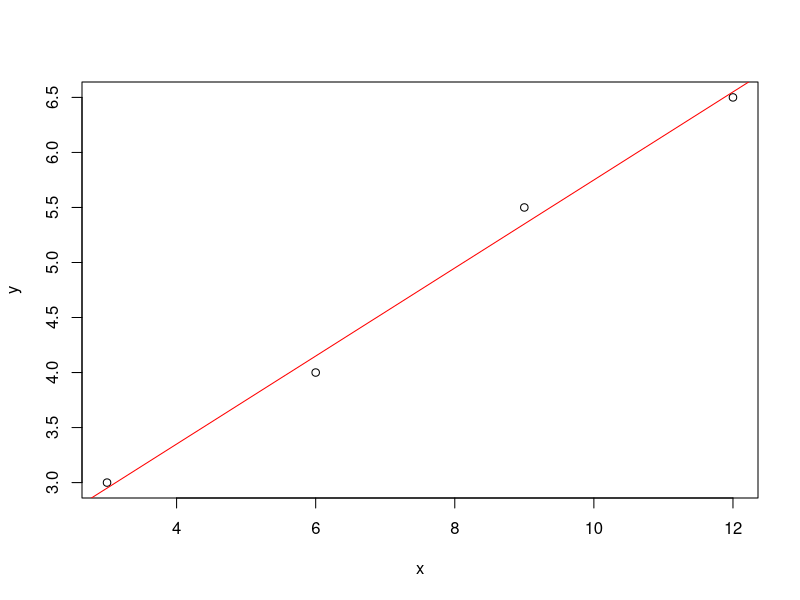
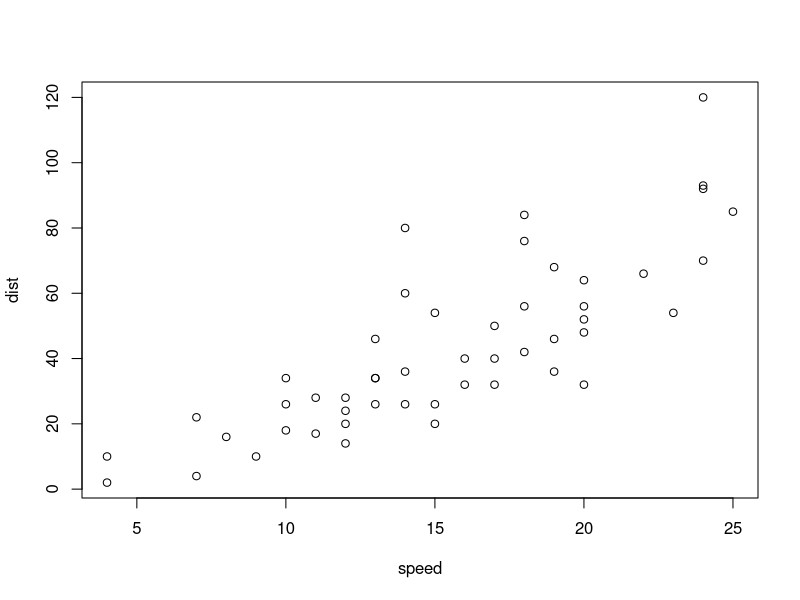
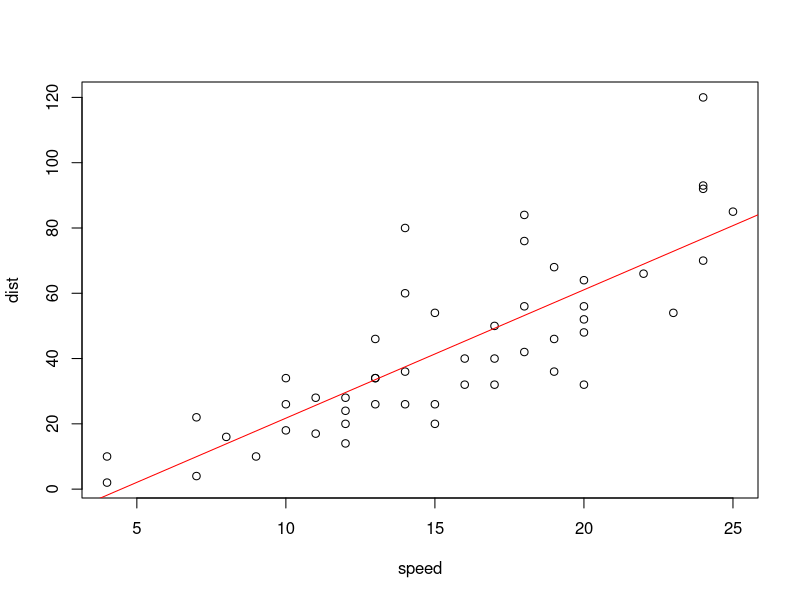
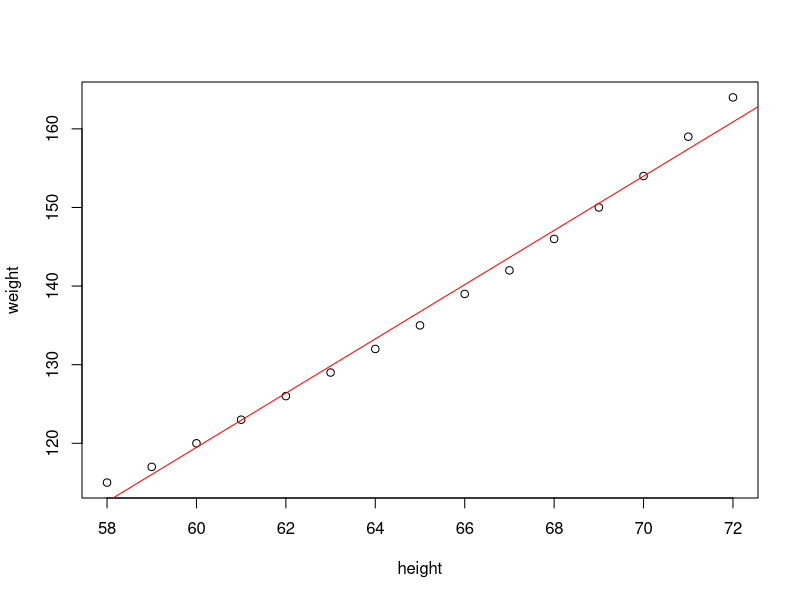

Recreate these plots in R, in order. (Note: this script raises an error after producing the figures.)
x = c(3.0, 6.0, 9.0, 12.0)
y = c(3.0, 4.0, 5.5, 6.5)
m = lm(y~x)
m

plot(x, y)
abline(m, col='red')

coef(m)

fitted(m)

residuals(m)

deviance(m)/length(x)

summary(m)

newx = data.frame(x=c(1.2, 2.0, 20.65))
predict(m, newx)

head(cars)
plot(cars)
car_model=lm(dist~speed, data=cars)
coef(car_model)
plot(cars)
abline(car_model, col='red')

nx1=data.frame(speed=c(21.5))
predict(car_model, nx1)

nx2 = data.frame(speed = c(25.0, 25.5, 26.0, 26.5, 27.0, 27.5, 28.0))
predict(car_model, nx2)
summary(car_model)

women_model = lm(weight~height, data=women)
coef(women_model)
plot(women)
abline(women_model, col='red')
summary(women_model)

package.install("scatterplot3d")
library(scatterplot3d)
x = c(3.0, 6.0, 3.0, 6.0)
u = c(10.0, 10.0, 20.0, 20.0)
y = c(4.65, 5.9, 6.7, 8.02)

scatterplot3d(x, u, y, xlim=2:7, ylim=7:23, zlim=0:10, pch=20, type='h')
m=lm(y~x+u)
coef(m)
s= scatterplot3d(x, u, y, xlim=2:7, ylim=7:23, zlim=0:10, pch=20, type='h')
s$plane3d(m)

nx = c(7.5, 5.0)
nu = c(15.0, 12.0)
new_data = data.frame(x=nx, u=nu)
ny=predict(m, new_data)

s= scatterplot3d(nx, nu, ny, xlim=0:10, ylim=7:23, zlim=0:10, pch=20, type='h')
s$plane3d(m)

scatterplot3d(trees$Girth, trees$Height, trees$Volume)
m = lm(Volume~Girth+Height, data=trees)
s= scatterplot3d(trees$Girth, trees$Height, trees$Volume, pch=20, type='h', angle=55)
s$plane3d(m)

ndata = data.frame(Girth=c(8.5, 13.0, 19.0), Height=c(72, 86, 85))
predict(m, newdata=ndata)
